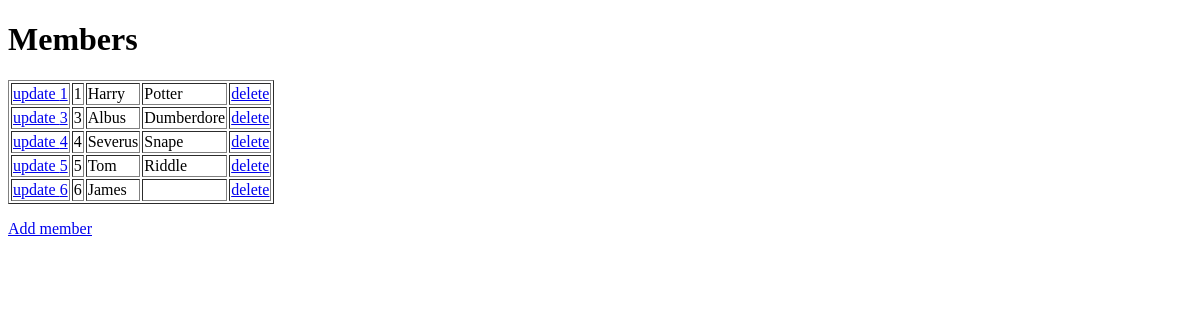
/members/, run on an earlier commit of the app's database.
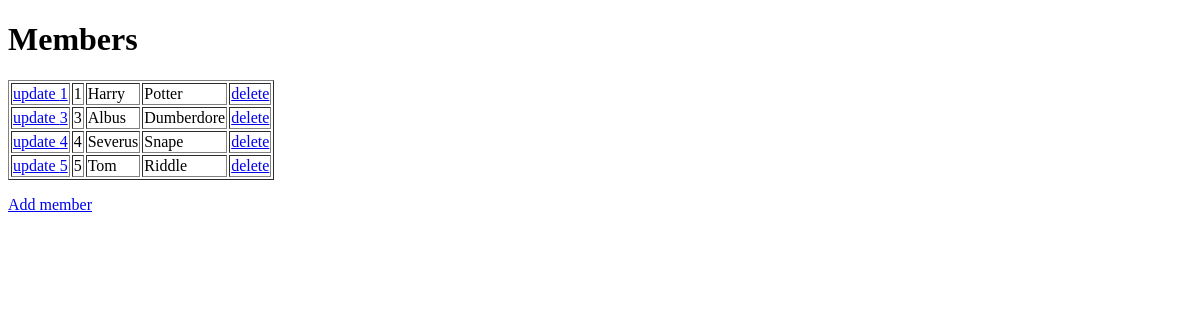
And on a later commit of the database.
### members/models.py (models this page shows)
class Members(models.Model):
    firstname = models.CharField(max_length=255)
    lastname = models.CharField(max_length=255)

### members/views.py (the view)
# urls.py: path('', views.index, name='index'),
def index(request):
    mymembers = Members.objects.all().values()
    print(mymembers)
    template = loader.get_template('index.html')
    context = {
        'mymembers': mymembers,
    }
    return HttpResponse(template.render(context, request))

### members/templates/index.html (shortened to what this page needs)
<!DOCTYPE html>
<html lang="en">
<head>
</head>
<body>
    <h1> Members </h1>
    <table border="1">
        {%for i in mymembers %}
            <tr>
                <td> <a href="update/{{ i.id }}"> update {{ i.id }} </a> </td>
                <td>{{ i.id }}</td>
                <td>{{ i.firstname }}</td>
                <td>{{ i.lastname }}</td>
                <td> <a href="delete/{{ i.id }}"> delete </a> </td>
            </tr>
        {% endfor %}
    </table>
    <p>
        <a href="add/"> Add member </a>
    </p>
</body>
</html>

What changed in the data, as far as the page shows it:
removed Members: id "6", firstname "James"
